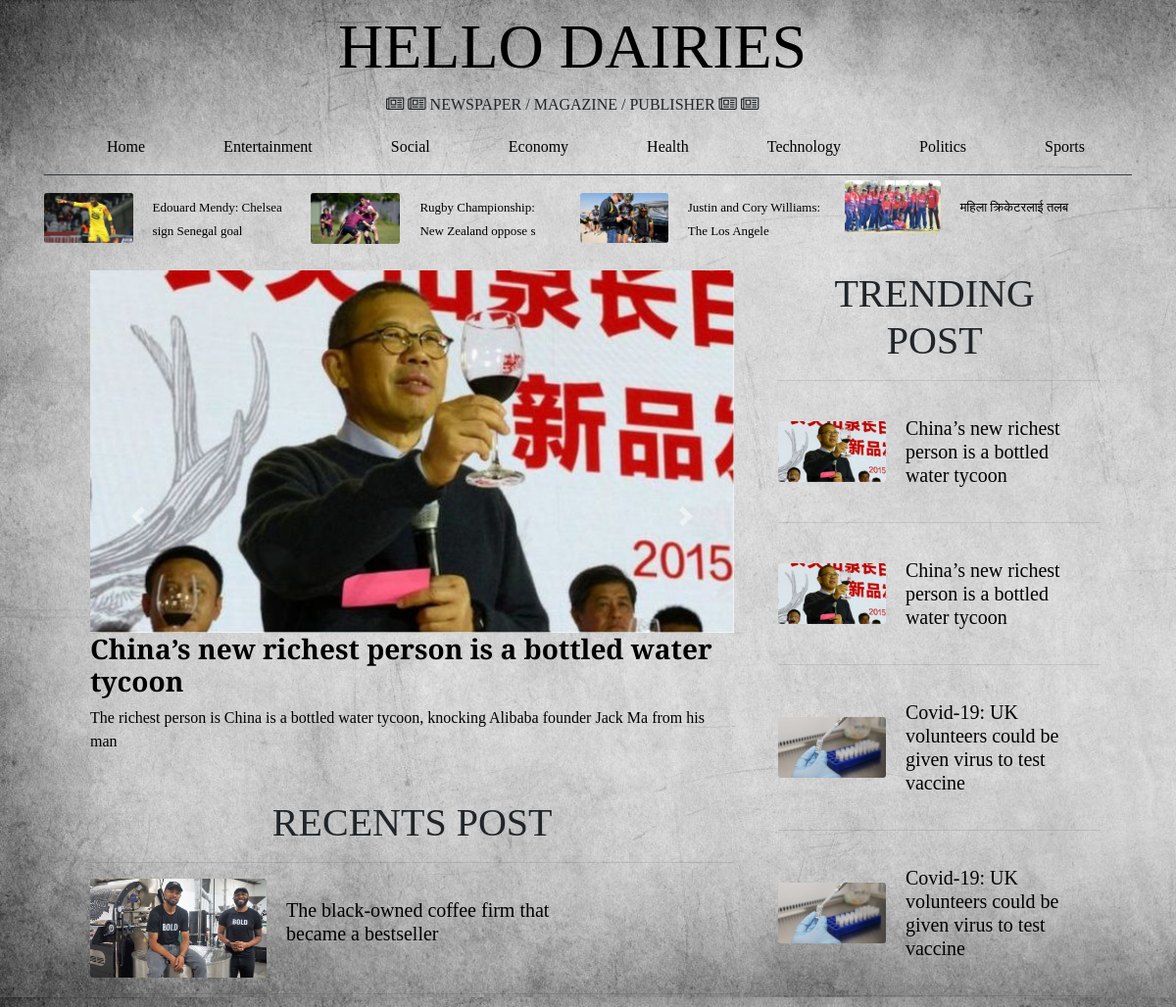
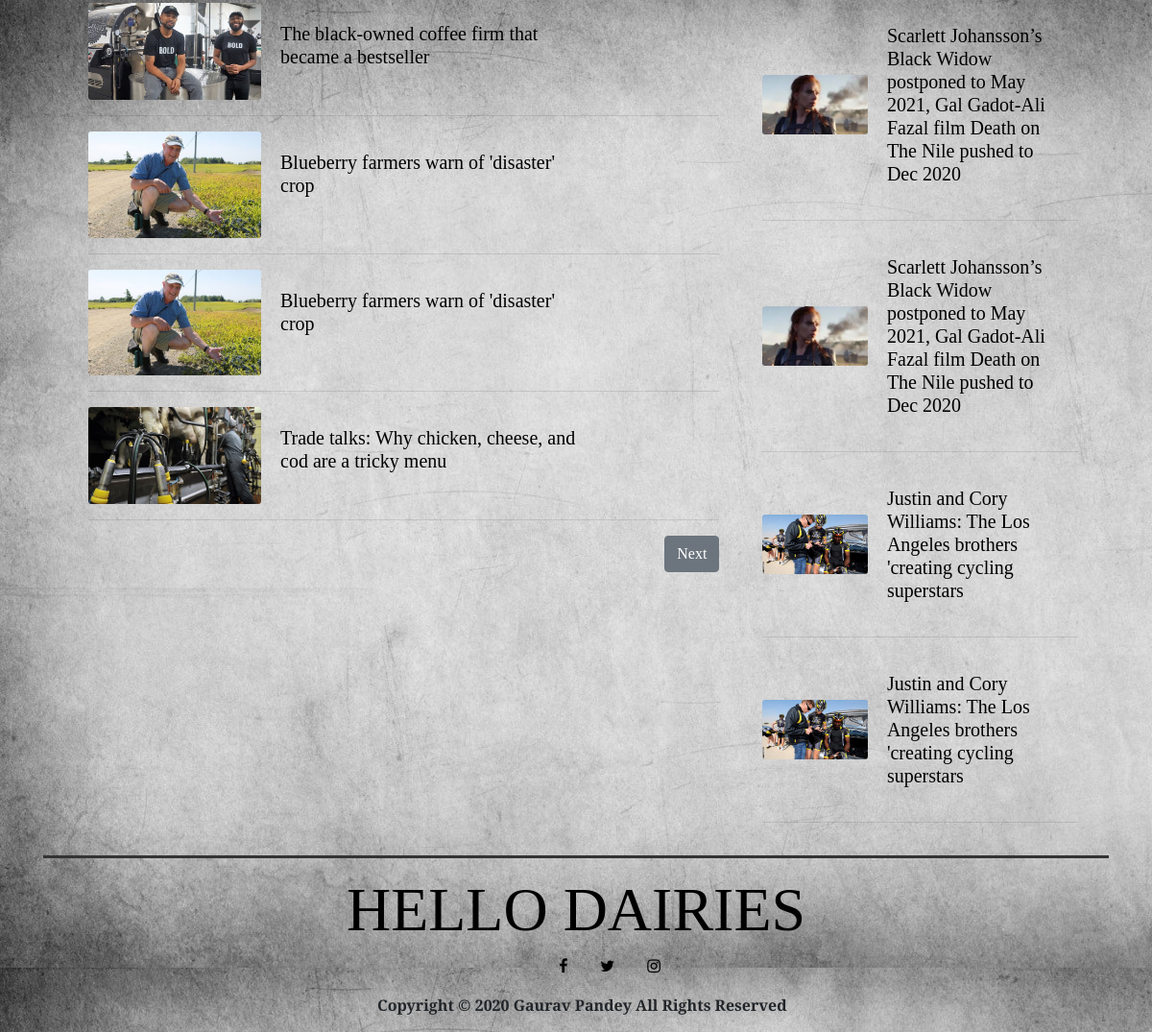
The page / on the database its author committed (2 pictures, top to bottom).
### post/models.py (models this page shows, shortened)
class Category(models.Model):
    name = models.CharField(max_length=50, unique=True)
    created_at = models.DateTimeField(auto_now=True)
    class Meta:
        ordering = ['created_at']

class Post(models.Model):
    title = models.CharField(max_length=250)
    slug = models.SlugField(max_length=250, unique=True)
    author = models.CharField(max_length=50)
    address = models.CharField(max_length=50)
    category = models.ForeignKey(Category, on_delete=models.CASCADE)
    image = models.ImageField(upload_to='news/%y/%m/%d/', blank=False)
    content = models.TextField()
    status = models.IntegerField(choices=STATUS, default=1)
    trending = models.IntegerField(choices=TRENDING, default=0)
    slideshow = models.IntegerField(choices=SlIDE, default=0)
    created_at = models.DateTimeField(auto_now=True)
    updated_at = models.DateTimeField(auto_now=True)
    class Meta:
        ordering = ['-created_at']

### post/views.py (the view)
# urls.py: path('', views.index, name='home'),
def index(request):
    categories = Category.objects.all()
    posts = Post.objects.filter(status=1)
    paginator = Paginator(posts, 5)
    trendings = Post.objects.filter(trending=1)
    slides = Post.objects.filter(slideshow=1)
    tops = Post.objects.all().order_by('category__topbar')
    page_number = request.GET.get('page')
    page_obj = paginator.get_page(page_number)
    context = {
        'categories': categories,
        'posts': posts,
        'trendings': trendings,
        'slides': slides,
        'tops': tops,
        'page_obj': page_obj
    }
    return render(request, 'index.html', context)

### post/templates/index.html (shortened to what this page needs)
{% extends 'base.html' %}
{% block content %}
    <div class="col-8">
        <div class="container ">
            <div id="carouselIndicators" class="carousel slide" data-ride="carousel">
                <div class="carousel-inner">
                    {% for post in slides %}
                        {% if forloop.first %}
                            <div class="carousel-item active">
                                <a href="{% url 'post-detail' post.slug %}"><img src="{{ post.image.url }}" class="d-block w-100 "></a>
                                <a href="{% url 'post-detail' post.slug %}"><h3>{{ post.title }}</h3>
                                    <p>{{ post.content|slice:'100' }}</p></a>
                            </div>
                        {% endif %}
                    {% endfor %}
                </div>
                <a class="carousel-control-prev" href="#carouselIndicators" role="button"
                   data-slide="prev">
                    <span class="carousel-control-prev-icon" aria-hidden="true"></span>
                </a>
                <a class="carousel-control-next" href="#carouselIndicators" role="button"
                   data-slide="next">
                    <span class="carousel-control-next-icon" aria-hidden="true"></span>
                </a>
            </div>
        </div>
        <br>
        <div class="container">
            <h2 class="post-type ">&nbsp;RECENTS POST&nbsp;</h2>
            <hr>
            {% for post in page_obj%}
                <div class="card mb-3 no-border" style="max-width: 540px;">
                    <div class="row no-gutters">
                        <div class="col-md-4">
                            <a href="{% url 'post-detail' post.slug %}"><img src="{{ post.image.url}}" class="card-img"
                                                          alt="..."></a>
                        </div>
                        <div class="col-md-8">
                            <div class="card-body">
                                <a href="{% url 'post-detail' post.slug %}">
                                    <h5 class="card-title">{{ post.title}}</h5>
                                </a>
                            </div>
                        </div>
                    </div>
                </div>
                <hr>
            {% endfor %}
            <div class="pagination d-flex justify-content-between">
                <span>
            {% if page_obj.has_next %}
                <a href="?page={{ page_obj.next_page_number }}">
            <button type="button"
                    class="btn btn-secondary">Next</button></a>
            {% endif %}
            </span>
            </div>
        </div>
    </div>
{% endblock %}

### templates/base.html (shortened to what this page needs)
{% load static %}
<!DOCTYPE html>
<html lang="en">
<head>
    <link rel="stylesheet" href="https://stackpath.bootstrapcdn.com/bootstrap/4.4.1/css/bootstrap.min.css"
>
    <link rel="stylesheet" href="https://cdnjs.cloudflare.com/ajax/libs/font-awesome/4.7.0/css/font-awesome.min.css">
    <link rel="stylesheet" type="text/css" href="{% static 'css/main.css' %}">
</head>
<body>
<header>
    <div class="container">
        <div class="container-fluid">
            <div class="row header-top-row">
                <div class="header-copy">
                    <a href="{% url 'home' %}"><h1 class="logo">HELLO DAIRIES</h1></a>
                    <i class="fa fa-newspaper-o" aria-hidden="true"></i>&nbsp;<i class="fa fa-newspaper-o"
                                                                                 aria-hidden="true"></i>&nbsp;<span
                        class="tagline">NEWSPAPER / MAGAZINE / PUBLISHER</span>&nbsp;<i class="fa fa-newspaper-o"
                                                                                        aria-hidden="true"></i>&nbsp;<i
                        class="fa fa-newspaper-o" aria-hidden="true"></i>
                </div>
            </div>
        </div>
    </div>
</header>
<div class="container-fluid" id="fixed-navbar">
    <div class="container">
        <nav class="navbar navbar-expand-lg bg-navbar border-bottom border-dark">
            <ul class="navbar-nav ">
                <li class="nav-item">
                    <a class="nav-link" href="{% url 'home' %}">Home </a>
                </li>
                {% for category in categories %}
                    <li class="nav-item">
                        <a class="nav-link" href="{% url 'list' category.id %}">{{ category.name }} </a>
                    </li>
                {% endfor %}
            </ul>
        </nav>
    </div>
</div>
<div class="content">
    <div class="container">
        <div class="row-headline">
            {% for post in tops|slice:'4' %}
                <div class="" style="max-width: 300px;">
                    <div class="row no-gutters">
                        <div class="col-md-4">
                            <a href="{% url 'post-detail' post.slug %}"><img src="{{ post.image.url }}" class="card-img" alt="..."></a>
                        </div>
                        <div class="col-md-8">
                            <div class="card-body">
                                <a href="{% url 'post-detail' post.slug %}">
                                    <h8 class="card-title">{{ post.title|slice:'40' }}</h8>
                                </a>
                            </div>
                        </div>
                    </div>
                </div>
            {% endfor %}
        </div>
        <div class="container-fluid ">
            <div class="container">
                <div class="grid-container">
                    <div class="row">
                        {% block content %}
                        {% endblock %}
                        <div class="col-4 ">
                            <h5 class="post-type ">&nbsp;&nbsp;&nbsp;&nbsp;&nbsp;TRENDING &nbsp;&nbsp;&nbsp;&nbsp;&nbsp;
                                POST&nbsp;</h5>
                            <hr>
                            {% for post in trendings|slice:'8'%}
                                <div class="card mb-3 no-border" style="max-width: 540px;">
                                    <div class="row no-gutters">
                                        <div class="col-md-4">
                                            <a href="{% url 'post-detail' post.slug %}"><img src="{{ post.image.url}}" class="card-img"
                                                                          alt="..."></a>
                                        </div>
                                        <div class="col-md-8">
                                            <div class="card-body">
                                                <a href="{% url 'post-detail' post.slug %}">
                                                    <h5 class="card-title">{{ post.title}}</h5>
                                                </a>
                                            </div>
                                        </div>
                                    </div>
                                </div>
                                <hr>
                            {% endfor %}
                        </div>
                    </div>
                </div>
            </div>
        </div>
    </div>
    <footer>
        <div class="container-fluid ">
            <div class="container">
                <hr style="height:3px;border:none;color:#333;background-color:#333;"/>
                <div class="col-12 col-md-12 bottom-logo">
                    <h1 class="logo"><a href="{% url 'home' %}">HELLO DAIRIES</a></h1>
                    <div class="tagline social bottom-social">
                        <ul>
                            <li class="bottom-social-item facebook"><a href="https://www.facebook.com"><i
                                    class="fa fa-facebook"></i></a></li>
                            <li class="bottom-social-item twitter"><a href="https://www.twitter.com"><i
                                    class="fa fa-twitter"></i></a></li>
                            <li class="bottom-social-item instagram"><a href="https://www.instagram.com"><i
                                    class="fa fa-instagram"></i></a></li>
                        </ul>
                    </div>
                </div>
                <div class="col-12 col-md-12 copyright">
                    <p class="pl-5">Copyright &copy;
                        Gaurav Pandey All Rights Reserved
                    </p>
                </div>
            </div>
        </div>
    </footer>
</body>
</html>

### static/css/main.css (style rules this page uses)
body { font-family: 'Playfair Display', serif; background-image: url("/static/img/grey-bg-img.png"); }
.row, .card { background-color: transparent; }
header { padding-top: 10px; }
#fixed-navbar { z-index: 10; padding-top: 3px; }
.header-top-row { padding-left: 300px; }
.header-copy { text-align: center; }
.social li { list-style: none; display: inline; }
.border-bottom { display: inline; }
.logo { font-size: 4em; }
.navbar { display: block; justify-content: center; }
.bg-navbar { background-color: transparent; }
.navbar-expand-lg { justify-content: center; }
.navbar-expand-lg .navbar-nav .nav-link { padding-right: 2rem; padding-left: 3rem; }
.navbar-nav li { display: inline-block; }
h8 { font-size: 13px; }
.row-headline { display: flex; }
.grid-container { display: grid; grid-gap: 2px; padding: 2px; }
.carousel-item { padding-top: 7px; }
h3 { font-weight: 600; }
.post-type { font-size: 2.5em; text-align: center; padding-top: 7px; }
.col-md-4 { align-self: center; }
.no-border { border-style: none; }
a { color: black; }
.bottom-logo { text-align: center; }
.bottom-social { align-content: center; }
.bottom-social-item { padding-left: 30px; }
.copyright { padding-left: 300px; font-weight: 650; }
h5, .card-title { margin-bottom: 0px; }

### rows shown on the page
Category: name "Entertainment"
Category: name "Social"
Category: name "Economy"
Category: name "Health"
Category: name "Technology"
Category: name "Politics"
Category: name "Sports"
Post: image (picture), title "Edouard Mendy: Chelsea sign Senegal goal"
Post: image (picture), title "Rugby Championship: New Zealand oppose s"
Post: image (picture), title "Justin and Cory Williams: The Los Angele", title "Justin and Cory Williams: The Los Angeles brothers 'creating cycling superstars"
Post: image (picture), title "महिला क्रिकेटरलाई तलब"
Post: image (picture), title "China’s new richest person is a bottled water tycoon", content "The richest person is China is a bottled water tycoon, knocking Alibaba founder Jack Ma from his man"
Post: image (picture), title "The black-owned coffee firm that became a bestseller"
Post: image (picture), title "The black-owned coffee firm that became a bestseller"
Post: image (picture), title "Blueberry farmers warn of 'disaster' crop"
Post: image (picture), title "Blueberry farmers warn of 'disaster' crop"
Post: image (picture), title "Trade talks: Why chicken, cheese, and cod are a tricky menu"
Post: image (picture), title "China’s new richest person is a bottled water tycoon"
Post: image (picture), title "Covid-19: UK volunteers could be given virus to test vaccine"
Post: image (picture), title "Covid-19: UK volunteers could be given virus to test vaccine"
Post: image (picture), title "Scarlett Johansson’s Black Widow postponed to May 2021, Gal Gadot-Ali Fazal film Death on The Nile pushed to Dec 2020"
Post: image (picture), title "Scarlett Johansson’s Black Widow postponed to May 2021, Gal Gadot-Ali Fazal film Death on The Nile pushed to Dec 2020"
Post: image (picture), title "Justin and Cory Williams: The Los Angeles brothers 'creating cycling superstars"
